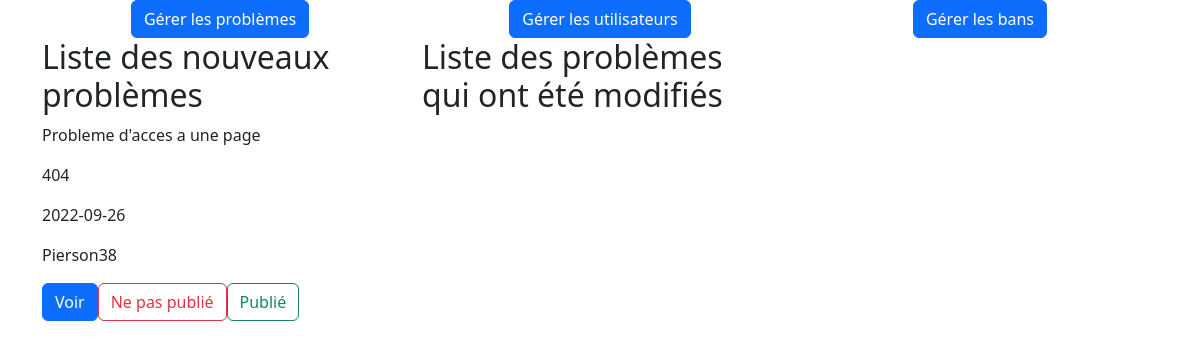
The app's page /backOffice/pages/home/home.php, older data.
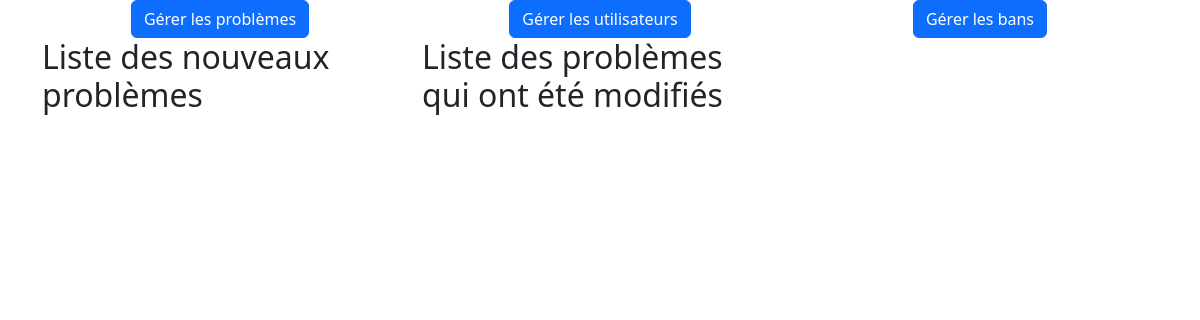
The same page, newer data.
### tables this page shows
CREATE TABLE `problem` (
  `problemID` int(11) NOT NULL AUTO_INCREMENT,
  `userID` int(11) DEFAULT NULL,
  `title` varchar(255) NOT NULL,
  `description` text NOT NULL,
  `codeError` varchar(255) NOT NULL,
  `solution` text NOT NULL,
  `view` int(11) NOT NULL,
  `status` int(11) NOT NULL,
  `linkToScreen` varchar(255) NOT NULL,
  `dateOfPublication` datetime NOT NULL ON UPDATE CURRENT_TIMESTAMP,
  PRIMARY KEY (`problemID`),
  KEY `fk_Problem_userID` (`userID`),
  CONSTRAINT `fk_Problem_userID` FOREIGN KEY (`userID`) REFERENCES `User` (`userID`)
);

CREATE TABLE `User` (
  `userID` int(11) NOT NULL AUTO_INCREMENT,
  `firstName` varchar(255) NOT NULL,
  `lastName` varchar(255) NOT NULL,
  `mail` varchar(255) NOT NULL,
  `username` varchar(255) NOT NULL,
  `profilePictureUrl` varchar(255) NOT NULL,
  `userLevel` int(11) NOT NULL,
  `password` varchar(255) NOT NULL,
  `date_creation_account` date NOT NULL,
  PRIMARY KEY (`userID`)
);

### backOffice/pages/home/newProblems.php (the view, shortened to what this page needs)
<?php
require('../../../lib/config.php');
$data = $bdd->query("SELECT problem.problemID, problem.userID, problem.title, problem.description, problem.codeError, problem.solution, problem.status, problem.linkToScreen, problem.dateOfPublication, User.username FROM problem INNER JOIN User ON problem.userID=User.userID WHERE problem.status=1")->fetchAll();
$newProblems = array();
foreach ($data as $row) {
    $newProblems[$row['problemID']] = $row;
}
?>
<h2>Liste des nouveaux problèmes</h2>
<?php
foreach ($newProblems as $row) {
    echo '<div class="d-bloc list-NP" data-newProblemID=' . $row['problemID'] . '>';
    echo "<p class='title'>" . $row['title'] . "</p>";
    echo "<p class='codeError'>" . $row['codeError'] . "</p>";
    echo "<p class='dateOfPublication'>" . $row['dateOfPublication'] . "</p>";
    echo "<p class='username'>" . $row['username'] . "</p>";
    echo "<div><button type='button' class='btn btn-primary edit-modal' data-newProblemID='" . $row['problemID'] . "' data-bs-toggle='modal' data-bs-target='#moreInfoNewProblems'>Voir</button><button type='button' class='btn btn-outline-danger npPublieNP' data-newProblemID='" . $row['problemID'] . "'>Ne pas publié</button><button type='button' class='btn btn-outline-success publieNP' data-newProblemID='" . $row['problemID'] . "'>Publié</button></div>";
    echo "</div>";
}
?>

Row changes from the older to the newer data that the page shows:
no longer on this page (row edited): problem: title "Probleme d'acces a une page", codeError "404", dateOfPublication "2022-09-26", userID.username "Pierson38"
